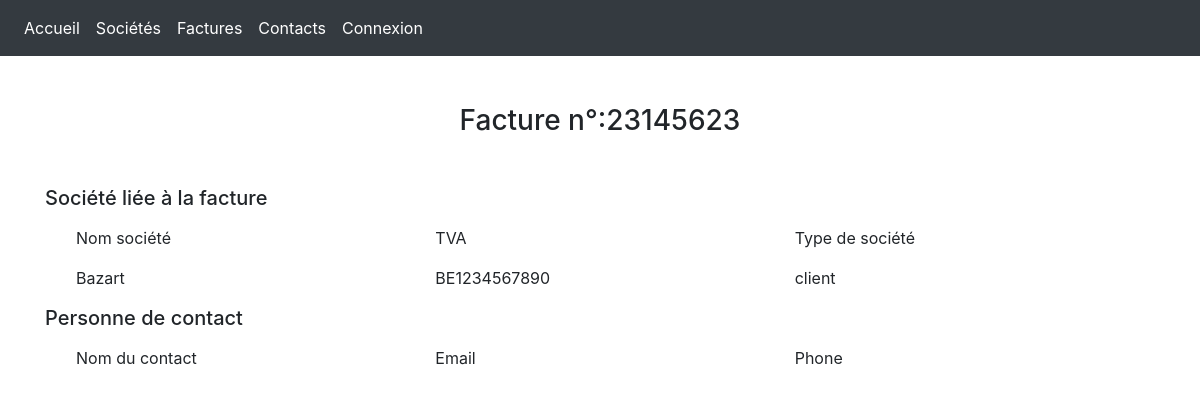
Page /detailfacture.php?n_facture=23145623 on the committed database.
### tables this page shows
CREATE TABLE `remi_facture` (
  `id` int(11) NOT NULL,
  `n_facture` int(10) NOT NULL,
  `date_facture` date NOT NULL,
  `date_prestation` date NOT NULL,
  `name_societe` varchar(20) NOT NULL,
  `name_contact` varchar(20) NOT NULL
);

CREATE TABLE `remi_societe` (
  `id` int(11) NOT NULL,
  `name_societe` varchar(20) NOT NULL,
  `n_pays` varchar(20) NOT NULL,
  `n_tel` int(15) NOT NULL,
  `n_tva` varchar(15) NOT NULL,
  `type_societe` varchar(11) NOT NULL
);

### detailfacture.php (the view, shortened to what this page needs)
<?php
require 'header.php';
try
{
$bdd = new PDO('mysql:host=webtech.one.mysql;dbname=webtech_one_becode;charset=utf8', '*','*');
}
catch(Exception $bdd)
{
  die('Erreur : '.$bdd->getMessage());
}
?>
<?php
$affich = $bdd->prepare(
"SELECT *
FROM remi_facture, remi_societe
WHERE remi_facture.name_societe = remi_societe.name_societe
AND n_facture=:n_facture");
$affich->execute(array(
'n_facture'=> $_GET[n_facture]
));
?>
<div class="container">
<h3 class="text-center m-5">Facture n°:<?php echo $_GET[n_facture];?></h3>
<h5>Société liée à la facture</h5>
<div class="row m-3">
  <div class="col-4">Nom société</div>
  <div class="col-4">TVA</div>
  <div class="col-4">Type de société</div>
</div>
<?php $donnees = $affich->fetch()
?>
<div class="row m-3">
  <div class="col-4"><?php echo $donnees[name_societe];?></div>
  <div class="col-4"><?php echo $donnees[n_tva];?></div>
  <div class="col-4"><?php echo $donnees[type_societe];?></div>
</div>
<h5>Personne de contact</h5>
<div class="row m-3">
  <div class="col-4">Nom du contact</div>
  <div class="col-4">Email</div>
  <div class="col-4">Phone</div>
</div>

### rows in the picture
remi_facture: remi_societe.name_societe "Bazart", remi_societe.n_tva "BE1234567890", remi_societe.type_societe "client"

### other values in the picture
$_GET[n_facture] "23145623"
